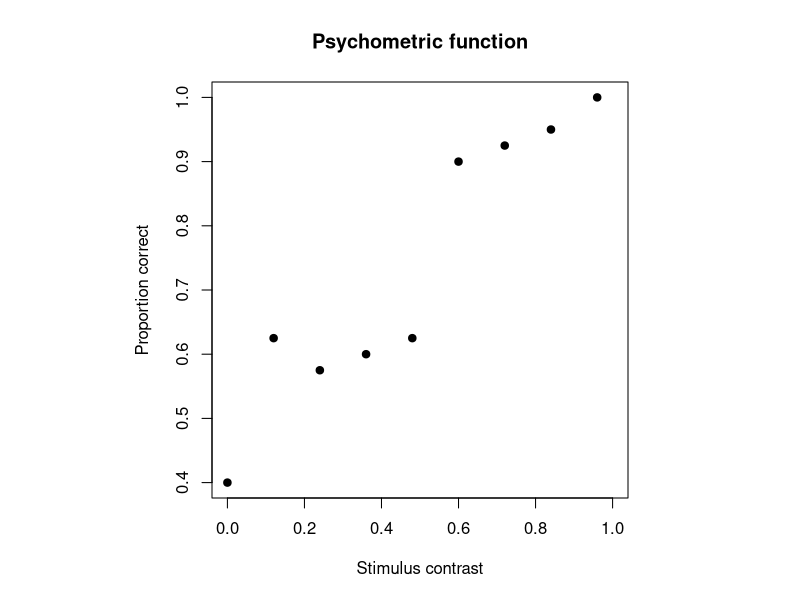

The R source for this figure:
## ---- chunk 1
contrast <- seq(0, 1, 0.12)
n_trials <- rep(40, 9)
n_correct <- c(16, 25, 23, 24, 25, 36, 37, 38, 40)
prop_correct <- n_correct / n_trials

data <- data.frame(contrast, n_correct, n_trials, prop_correct)
data
## ---- chunk 2
old_par <- par(pty = "s")
plot(data$contrast, data$prop_correct, pch = 19,
     xlim = c(0, 1), ylim = c(0.4, 1),
     xlab = "Stimulus contrast", ylab = "Proportion correct",
     main = "Psychometric function")
par(old_par)
## ---- chunk 3
# Your code here:
# - psychometric_model <- function(alpha, beta, x) { ... } 
# - rmsd <- function(params, data) { ... }
# - try rmsd() on your own guess and 1-2 others, using data$contrast and data$prop_correct

## ---- chunk 4
# Your code here:
# - alpha_vals, beta_vals, grid <- expand.grid(...)
# - grid$rmsd <- apply(grid, 1, function(row) rmsd(row, data))
# - best <- grid[which.min(grid$rmsd), ]

## ---- chunk 5
# Your code here

## ---- chunk 6
# Your code here

## ---- chunk 7
# Your code here:
# - nll <- function(params, data) { ... } with predicted <- pmin(pmax(predicted, 1e-6), 1 - 1e-6)
# - fit_mle <- optim(par = c(alpha = 0.3, beta = 1), fn = nll, data = data)

## ---- chunk 8
# Your code here

## ---- chunk 9
# Your code here

## ---- chunk 10
# Your code here:
# - plot(data_sim$contrast, data_sim$prop_correct, ...)
# - x_seq <- seq(0, 1, length.out = 200)
# - lines(x_seq, psychometric_model(fit_sim$par[1], fit_sim$par[2], x_seq), col = "blue")

## ---- chunk 11
# Your code here

## ---- chunk 12
# Your code here

## ---- chunk 13
# Your code here

## ---- chunk 14
# Your code here

## ---- chunk 15
# Your code here

## ---- chunk 16
time_days <- c(0, 1, 2, 4, 7, 14, 21, 30)
prop_recalled <- c(0.96, 0.88, 0.85, 0.76, 0.57, 0.35, 0.27, 0.14)

forgetting_data <- data.frame(time_days, prop_recalled)
forgetting_data
## ---- chunk 17
# Your code here

## ---- chunk 18
# Your code here

## ---- chunk 19
# Your code here

## ---- chunk 20
# Your code here:
# - t_08 <- log(fit_forgetting$par[1] / 0.8) / fit_forgetting$par[2]
